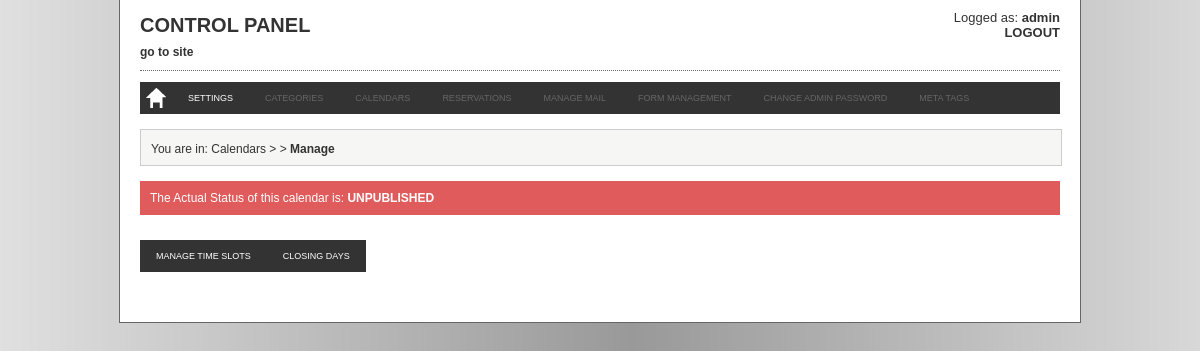
The app's page /admin/calendar_manage.php (signed in) with its own data.
### tables this page shows
CREATE TABLE `booking_texts` (
  `text_id` int(11) unsigned NOT NULL AUTO_INCREMENT,
  `page_id` int(11) NOT NULL,
  `text_label` varchar(255) NOT NULL DEFAULT '',
  `text_value` text NOT NULL,
  PRIMARY KEY (`text_id`)
);

### admin/common.php (called while the page is built, shortened)
<?php
include_once dirname(__FILE__).'/class/settings.class.php';
$settingObj = new setting();
include_once dirname(__FILE__).'/class/calendar.class.php';
include_once dirname(__FILE__).'/class/lang.class.php';
$calendarObj = new calendar();
$langObj = new lang();
?>

### admin/class/lang.class.php (called while the page is built, shortened)
<?php
class lang {
	private function doLanguageQuery($label) {
		$languageQry = mysql_query("SELECT * FROM booking_texts WHERE text_label='".mysql_real_escape_string($label)."'");
		return stripslashes(mysql_result($languageQry,0,'text_value'));
	}
	public function getLabel($label) {
		return lang::doLanguageQuery($label);
	}
}
?>

### admin/class/settings.class.php (called while the page is built, shortened)
<?php
class setting {
	private function doSettingQuery($setting) {
		$settingQry = mysql_query("SELECT * FROM booking_config WHERE config_name='".mysql_real_escape_string($setting)."'");
		return mysql_result($settingQry,0,'config_value');
	}
	public function getReservationConfirmationMode() {
		return setting::doSettingQuery('reservation_confirmation_mode');
	}
	public function getSiteDomain() {
		return setting::doSettingQuery('site_domain');
	}
}
?>

### admin/class/calendar.class.php (called while the page is built, shortened)
<?php
class calendar {
	private static $calendarQry;
	public function setCalendar($id) {
		$calendarQry = mysql_query("SELECT * FROM booking_calendars WHERE calendar_id = '".mysql_real_escape_string($id)."'");
		$calendarRow = mysql_fetch_array($calendarQry);
		calendar::$calendarQry = $calendarRow;
	}
	public function getCalendarActive() {
		return calendar::$calendarQry["calendar_active"];
	}
}
?>

### admin/calendar_manage.php (the view, shortened to what this page needs)
<?php
include 'common.php';
	?>
    <?php
include 'include/header.php';
$calendarObj->setCalendar($_GET["calendar_id"]);
?>
<div id="top_bg_container_all">
    <div id="container_all">
        <div id="container_content">
			<?php
            include 'include/menu.php';
            ?>
            <div id="action_bar">
            	<div class="breadcrumb"><?php echo $langObj->getLabel("CALENDAR_YOU_ARE_IN"); ?>: <?php echo $langObj->getLabel("CALENDARS"); ?> > <?php echo $calendarObj->getCalendarTitle(); ?> > <strong><?php echo $langObj->getLabel("CALENDARS_MANAGE"); ?></strong></div>
            </div>
            <?php
			$background = "";
			$status = "";
			if($calendarObj->getCalendarActive() == 1) {
				$background = "#00B478";
				$status = $langObj->getLabel("STATUS_PUBLISHED");
			} else {
				$background = "#E05B5B";
				$status = $langObj->getLabel("STATUS_UNPUBLISHED");
			}
			?>
            <div class="calendar_status" style="background:<?php echo $background; ?>"><?php echo $langObj->getLabel("ACTUAL_CALENDAR_STATUS"); ?>: <span style="text-transform:uppercase; font-weight: bold;"><?php echo $status; ?></span></div>
            <div id="rowspace"></div>
            <div id="menu_container_small">
                <div id="menu">
                    <ul>
                        <li><a href="javascript:showPage('slots');" id="slots_menu"><?php echo $langObj->getLabel("MANAGE_TIME_SLOTS"); ?></a></li>
                        <li><a href="javascript:showPage('holidays');" id="holidays_menu"><?php echo $langObj->getLabel("CLOSING_DAYS"); ?></a></li>
                    </ul>
                </div>
            </div>
            <div id="rowspace"></div>
            <div id="rowspace"></div>
        </div>
    </div>
</div>
<?php
include 'include/footer.php';
?>

### admin/include/menu.php (shortened to what this page needs)
<div id="header_container">
	<?php
    if(isset($_SESSION["admin_id"]) && $_SESSION["admin_id"] != 0) {
	?>
        <div class="header_left">
            <div class="header_title"><h1><?php echo $langObj->getLabel("MENU_CONTROL_PANEL_TITLE"); ?></h1></div>
            <div class="link_website"><a href="../" target="_blank"><?php echo $langObj->getLabel("MENU_GO_TO_SITE"); ?></a></div>
        </div>
        <div class="header_identity_container">
            <div class="header_identity"><?php echo $langObj->getLabel("MENU_LOGGED_AS"); ?> <strong><?php echo $_SESSION["admin_name"]?></strong></div>
            <div class="header_logout"><strong><a href="logout.php"><?php echo $langObj->getLabel("MENU_LOGOUT"); ?></a></strong></div>
        </div>
        <div class="line_dotted"></div>
    <?php
	}
	?>
</div>
<div id="menu_container">
    <div id="menu">
    <ul>
        <?php
        if(isset($_SESSION["admin_id"]) && $_SESSION["admin_id"] != 0) {
		?>
        	<li><a href="welcome.php" class="home_button"></a></li>
            <?php
			if($settingObj->getReservationConfirmationMode() == 0 && $settingObj->getSiteDomain() == '') {
				?>
                <li><a href="configuration.php" <?php if(stristr($_SERVER["SCRIPT_NAME"],"configuration.php")) { echo "style='background-color: #666;'"; }?>><?php echo $langObj->getLabel("MENU_SETTINGS"); ?></a></li>
                <li><a href="#" style='color: #666;'><?php echo $langObj->getLabel("MENU_CATEGORIES"); ?></a></li>
                <li><a href="#" style='color: #666;'><?php echo $langObj->getLabel("MENU_CALENDARS"); ?></a></li>
				<li><a href="#" style='color: #666;'><?php echo $langObj->getLabel("MENU_RESERVATIONS"); ?></a></li>
                <li><a href="#" style='color: #666;'><?php echo $langObj->getLabel("MENU_MANAGE_MAIL"); ?></a></li>
				<li><a href="#" style='color: #666;'><?php echo $langObj->getLabel("MENU_FORM_MANAGEMENT"); ?></a></li>
				<li><a href="#" style='color: #666;'><?php echo $langObj->getLabel("MENU_CHANGE_ADMIN_PASSWORD"); ?></a></li>
                <li><a href="#" style='color: #666;'><?php echo $langObj->getLabel("MENU_META_TAGS"); ?></a></li>
				<?php
			}
			?>
        <?php
		}
		?>
    </ul>
   </div>
</div>

### admin/css/style.css (style rules this page uses)
body { background: url(../images/bg.png) top center repeat-y; padding: 0px; margin: 0px; font-family:Arial, Helvetica, sans-serif; font-size:12px; color:#333; }
h1 { font-size: 20px; font-weight: bold; margin: 0px; padding: 0px; }
.breadcrumb { height: 35px; line-height: 38px; margin-left: 10px; }
#top_bg_container_all { padding: 0px; margin: 0px; height: 73px; }
#container_all { width: 960px; border: 1px solid #666; border-top: none; margin-left: auto; margin-right: auto; background: #fff; }
#container_content { width: 920px; margin-left: auto; margin-right: auto; }
#action_bar { width:920px; height:35px; background-color:#F6F6F5; border: 1px solid #CCCCCC; margin:auto; margin-top: 15px; }
.header_left { float: left; }
.header_title { width: 500px; height: 35px; line-height: 50px; }
.link_website { height: 20px; padding: 10px 0 5px; font-weight: bold; }
.link_website a { color: #333; text-decoration: none; font-weight: bold; }
.header_identity_container { float: right; text-align: right; font-size: 13px; }
.header_identity { margin-top: 10px; }
.header_logout a { text-decoration: none; color: #333; }
.line_dotted { width: 920px; height: 1px; border-top: 1px dotted #666666; }
#menu_container { width: 920px; height: 32px; margin-top: 10px; margin-left: auto; margin-right: auto; background: #333; z-index: 100; }
#menu { padding:0; margin:0; }
#menu ul { padding:0; margin:0; }
#menu li { position: relative; float: left; list-style: none; margin: 0; padding:0; font-size:9px; }
#menu li a { height: 32px; display: block; padding: 0 16px; text-decoration:none; text-align: center; line-height: 32px; background-color: #333; color: #fff; cursor: pointer; }
.home_button { height: 32px; background-image: url(../images/buttons/home.png); background-position: top left; }
#rowspace { clear: both; height:25px; }
.calendar_status { width: 900px; color: #fff; padding: 10px; margin-top: 15px; }

### records on screen
booking_texts: text_value "CONTROL PANEL"
booking_texts: text_value "go to site"
booking_texts: text_value "Logged as:"
booking_texts: text_value "LOGOUT"
booking_texts: text_value "SETTINGS"
booking_texts: text_value "CATEGORIES"
booking_texts: text_value "CALENDARS"
booking_texts: text_value "RESERVATIONS"
booking_texts: text_value "MANAGE MAIL"
booking_texts: text_value "FORM MANAGEMENT"
booking_texts: text_value "CHANGE ADMIN PASSWORD"
booking_texts: text_value "META TAGS"
booking_texts: text_value "You are in"
booking_texts: text_value "Calendars"
booking_texts: text_value "Manage"
booking_texts: text_value "The Actual Status of this calendar is"
booking_texts: text_value "UNPUBLISHED"
booking_texts: text_value "MANAGE TIME SLOTS"
booking_texts: text_value "CLOSING DAYS"

### other values on screen
$_SESSION["admin_name"] "admin"
